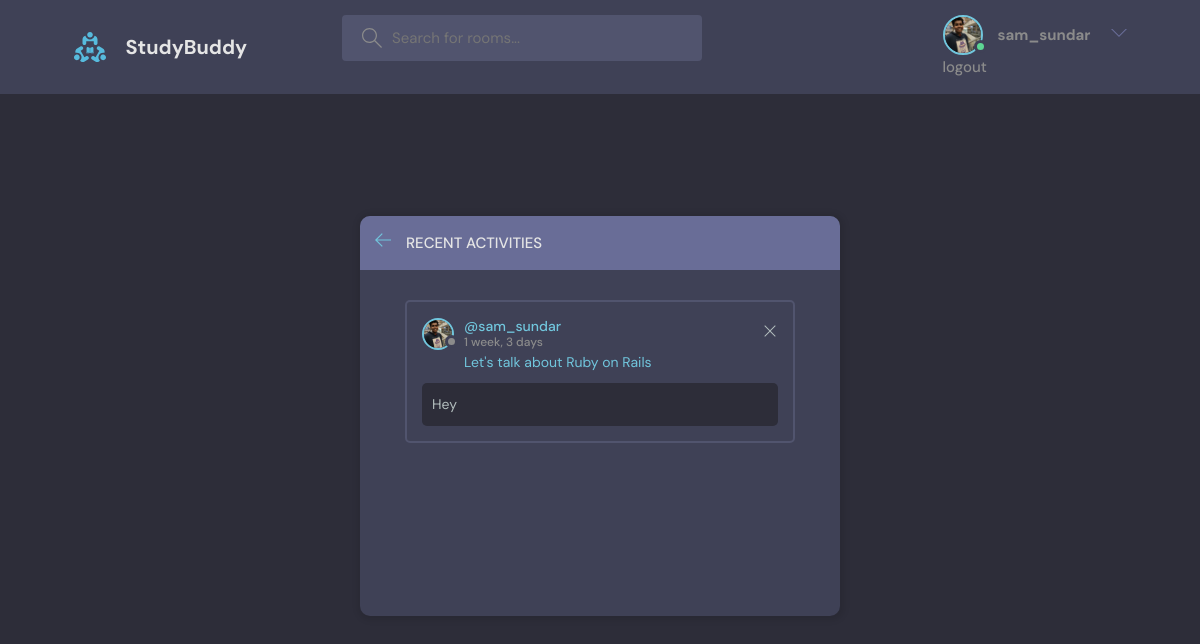
Page /activity/ (signed in) on the earlier database version.
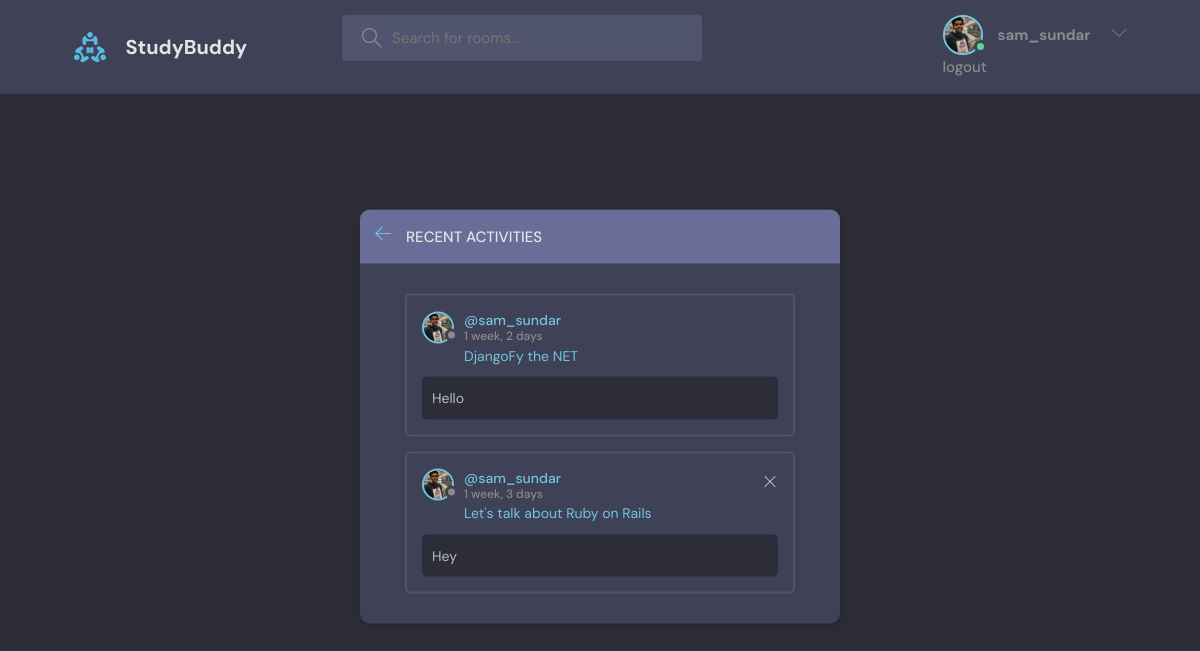
Same page on the later database version.
### base/models.py (models this page shows, shortened)
class Message(models.Model):
    user=models.ForeignKey(User,on_delete=models.CASCADE)
    room=models.ForeignKey(Room,on_delete=models.CASCADE)
    body=models.TextField()
    updated=models.DateTimeField(auto_now=True)
    created=models.DateTimeField(auto_now_add=True)
    class Meta:
        ordering = ['-updated','-created']  # '-' puts the new data field before all the prefilled data

class User(AbstractUser):
    name = models.CharField(db_index=True, unique=True, max_length=255,null=True)
    email=models.EmailField(unique=True,null=True)
    bio=models.TextField(null=True)
    avatar=models.ImageField(null=True,default="avatar.svg")
    USERNAME_FIELD ='email'
    REQUIRED_FIELDS = ['username']

class Room(models.Model):
    host = models.ForeignKey(User,on_delete=models.SET_NULL,null=True)
    topic=models.ForeignKey(Topic,on_delete=models.SET_NULL,null=True) #if topic was placed below Room then we must put Topic under Singles Commas i.e 'Topic',on_delete=models.CASCADE
    name=models.CharField(max_length=200)
    description=models.TextField(null=True,blank=True);
    participants=models.ManyToManyField(User,related_name='participants',blank=True)
    likes=models.ManyToManyField(User,related_name='likes',blank=True)
    updated =models.DateTimeField(auto_now=True)   #automatic
    created =models.DateTimeField(auto_now_add=True)  #it will only save a value once i.e the time it is created
    class Meta:
        ordering = ['-updated','-created']  # '-' puts the new data field before all the prefilled data
    def __str__(self):
        return self.name

### base/views.py (the view)
# urls.py: path('activity/',views.activityPage,name="activity"),
def activityPage(request):
    room_messages=Message.objects.all()
    return render(request,'base/activity.html',{'room_messages': room_messages})

### base/templates/base/activity.html
{% extends 'main.html' %}
{% block content%}
    <main class="layout">
      <div class="container">
        <div class="layout__box">
          <div class="layout__boxHeader">
            <div class="layout__boxTitle">
              <a href="{% url 'home' %}">
                <svg version="1.1" xmlns="http://www.w3.org/2000/svg" width="32" height="32" viewBox="0 0 32 32">
                  <title>arrow-left</title>
                  <path
                    d="M13.723 2.286l-13.723 13.714 13.719 13.714 1.616-1.611-10.96-10.96h27.625v-2.286h-27.625l10.965-10.965-1.616-1.607z"
                  ></path>
                </svg>
              </a>
              <h3>Recent Activities</h3>
            </div>
          </div>
          <div class="activities-page layout__body">
            {% for message in room_messages %}
            <div class="activities__box">
              <div class="activities__boxHeader roomListRoom__header">
                <a href="{% url 'user-profile' message.user.id%}" class="roomListRoom__author">
                  <div class="avatar avatar--small">
                    <img src={{request.user.avatar.url}} />
                  </div>
                  <p>
                    @{{user.username}}
                    <span>{{message.created|timesince}}</span>
                  </p>
                </a>
                {% if request.user == message.user %}
                <div class="roomListRoom__actions">
                  <a href="{% url 'delete-message' message.id%}">
                    <svg version="1.1" xmlns="http://www.w3.org/2000/svg" width="32" height="32" viewBox="0 0 32 32">
                      <title>remove</title>
                      <path
                        d="M27.314 6.019l-1.333-1.333-9.98 9.981-9.981-9.981-1.333 1.333 9.981 9.981-9.981 9.98 1.333 1.333 9.981-9.98 9.98 9.98 1.333-1.333-9.98-9.98 9.98-9.981z">
                      </path>
                    </svg>
                  </a>
                </div>
                {% endif %}
              </div>
              <div class="activities__boxContent">
                <p><a href="{% url 'room' message.room.id %}">{{message.room}}</a></p>
                <div class="activities__boxRoomContent">
                  {{message.body}}
                </div>
              </div>
            </div>
            {% endfor %}
          </div>
        </div>
      </div>
    </main>
{% endblock content %}

### templates/navbar.html (shortened to what this page needs)
{%load static %}
<!DOCTYPE html>
<html lang="en">
<head>
</head>
<body>
  <header class="header header--loggedIn">
    <div class="container">
      <a href="{% url 'home' %}" class="header__logo">
        <img src="{% static 'images/logo.svg' %}" />
        <h1>StudyBuddy</h1>
      </a>
      <form class="header__search" method="GET" action="{% url 'home' %}">
        <label>
          <input name="q" placeholder="Search for rooms..." />
        </label>
      </form>
      <nav class="header__menu">
        {% if request.user.is_authenticated %}
        <div class="header__user">
          <a href="{% url 'user-profile' request.user.id %}">
            <div class="avatar avatar--medium active">
              <img src="{{request.user.avatar.url}}" />
            </div>
            <h1> {{request.user.username}}</h1>
          </a>
          <button class="dropdown-button">
            <svg version="1.1" xmlns="http://www.w3.org/2000/svg" width="32" height="32" viewBox="0 0 32 32">
              <title>chevron-down</title>
              <path d="M16 21l-13-13h-3l16 16 16-16h-3l-13 13z"></path>
            </svg>
          </button>
        </div>
        <a href="{% url 'logout' %}">logout</a>
       {% else %}
       <div>
       <a href="{% url 'login' %}">login
        <img src="{% static 'images/avatar.svg' %}" />
        </a>
      </div>
        {% endif %}
      </nav>
    </div>
  </header>
</html>

Differences in the rows shown:
added Message: user.avatar (picture), {{ user.username }} "sam_sundar", created "1 week, 2 days", room "DjangoFy the NET", body "Hello"
